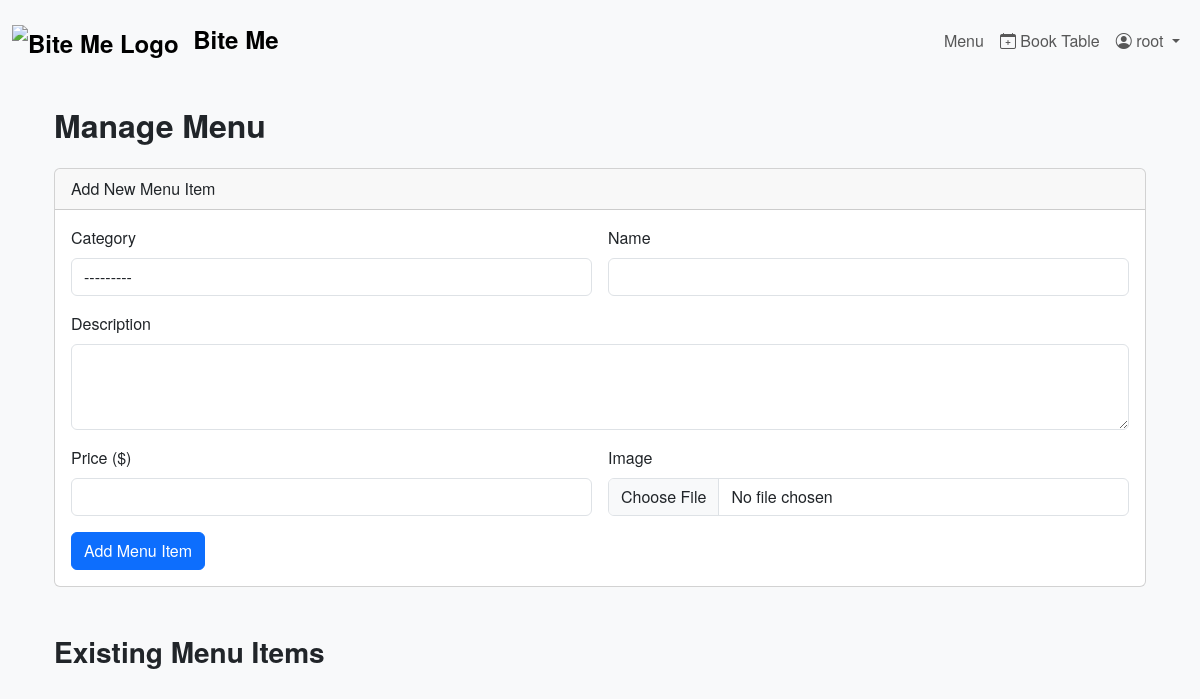
/menu/edit/ (signed in), run on an earlier commit of the app's database.
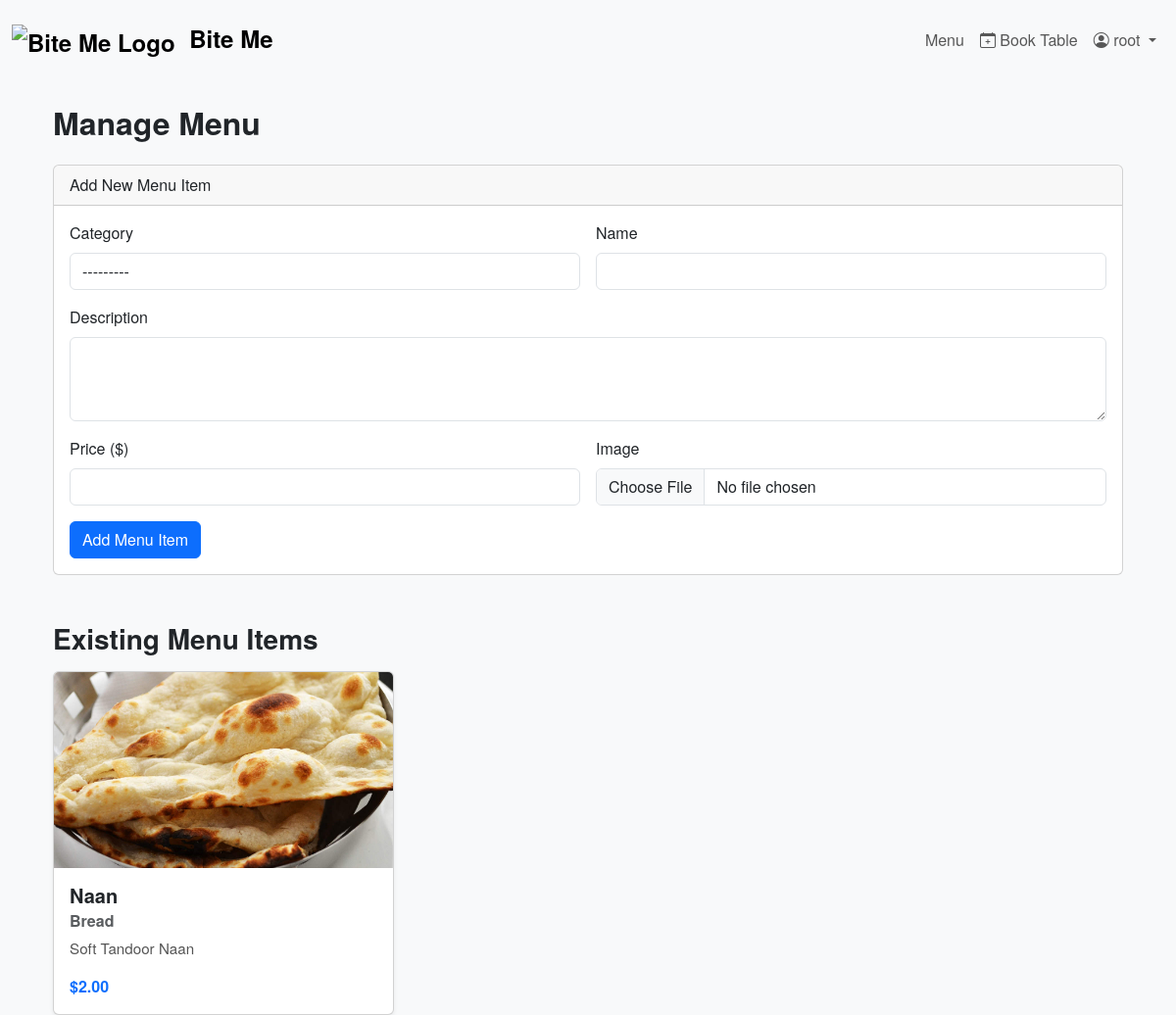
And on a later commit of the database.
### menu/models.py (models this page shows, shortened)
class MenuItem(models.Model):
    category = models.ForeignKey(Category, on_delete=models.CASCADE, related_name='items')
    name = models.CharField(max_length=100)
    description = models.TextField(blank=True)
    price = models.DecimalField(max_digits=6, decimal_places=2)
    image = models.ImageField(upload_to='menu_items/', blank=True, null=True)

class Category(models.Model):
    name = models.CharField(max_length=100)
    class Meta:
        verbose_name_plural = 'Categories'
    def __str__(self):
        return self.name

### menu/views.py (the view)
# urls.py: path('edit/', menu_edit_view, name='menu_edit'),
@user_passes_test(is_staff_user)
def menu_edit_view(request):
    categories = Category.objects.all()
    items = MenuItem.objects.select_related('category').all()
    if request.method == 'POST':
        form = MenuItemForm(request.POST, request.FILES)
        if form.is_valid():
            form.save()
            messages.success(request, "Menu item added successfully.")
            return redirect('menu_edit')
        else:
            messages.error(request, "Error adding menu item. Please check the form.")
    else:
        form = MenuItemForm()
    context = {
        'form': form,
        'categories': categories,
        'items': items
    }
    return render(request, 'menu/menu_edit.html', context)

### menu/forms.py
class MenuItemForm(forms.ModelForm):
    class Meta:
        model = MenuItem
        fields = ['category', 'name', 'description', 'price', 'image']
        widgets = {
            'category': forms.Select(attrs={'class': 'form-control'}),
            'name': forms.TextInput(attrs={'class': 'form-control'}),
            'description': forms.Textarea(attrs={'class': 'form-control', 'rows': 3}),
            'price': forms.NumberInput(attrs={'class': 'form-control'}),
            'image': forms.ClearableFileInput(attrs={'class': 'form-control'}),
        }

### menu/views.py (called while the page is built)
def is_staff_user(user):
    return user.is_staff or user.is_superuser

### menu/templates/menu/menu_edit.html (shortened to what this page needs)
{% extends 'booking/base.html' %}
{% load static %}
{% block content %}
<div class="container">
    <h2 class="mb-4">Manage Menu</h2>
    <div class="card mb-5">
        <div class="card-header">
            Add New Menu Item
        </div>
        <div class="card-body">
            <form method="POST" enctype="multipart/form-data" class="row g-3">
                <div class="col-md-6">
                    <label for="id_category" class="form-label">Category</label>
                    {{ form.category }}
                </div>
                <div class="col-md-6">
                    <label for="id_name" class="form-label">Name</label>
                    {{ form.name }}
                </div>
                <div class="col-12">
                    <label for="id_description" class="form-label">Description</label>
                    {{ form.description }}
                </div>
                <div class="col-md-6">
                    <label for="id_price" class="form-label">Price ($)</label>
                    {{ form.price }}
                </div>
                <div class="col-md-6">
                    <label for="id_image" class="form-label">Image</label>
                    {{ form.image }}
                </div>
                <div class="col-12">
                    <button type="submit" class="btn btn-primary">Add Menu Item</button>
                </div>
            </form>
        </div>
    </div>
    <h3 class="mb-3">Existing Menu Items</h3>
    <div class="row g-4">
        {% for item in items %}
            <div class="col-md-6 col-lg-4">
                <div class="card h-100 shadow-sm">
                    {% if item.image %}
                        <img src="{{ item.image.url }}" class="card-img-top" alt="{{ item.name }}" loading="lazy">
                    {% else %}
                        <img src="{% static 'img/default-menu-item.jpg' %}" class="card-img-top" alt="{{ item.name }}" loading="lazy">
                    {% endif %}
                    <div class="card-body d-flex flex-column">
                        <h5 class="card-title">{{ item.name }}</h5>
                        <h6 class="card-subtitle mb-2 text-muted">{{ item.category.name }}</h6>
                        <p class="card-text">{{ item.description }}</p>
                        <div class="mt-auto d-flex justify-content-between align-items-center">
                            <span class="text-primary fw-bold">${{ item.price }}</span>
                        </div>
                    </div>
                </div>
            </div>
        {% endfor %}
    </div>
</div>
{% endblock %}

What changed in the data, as far as the page shows it:
added MenuItem: image (picture), name "Naan", category.name "Bread", description "Soft Tandoor Naan", price "2.00"
